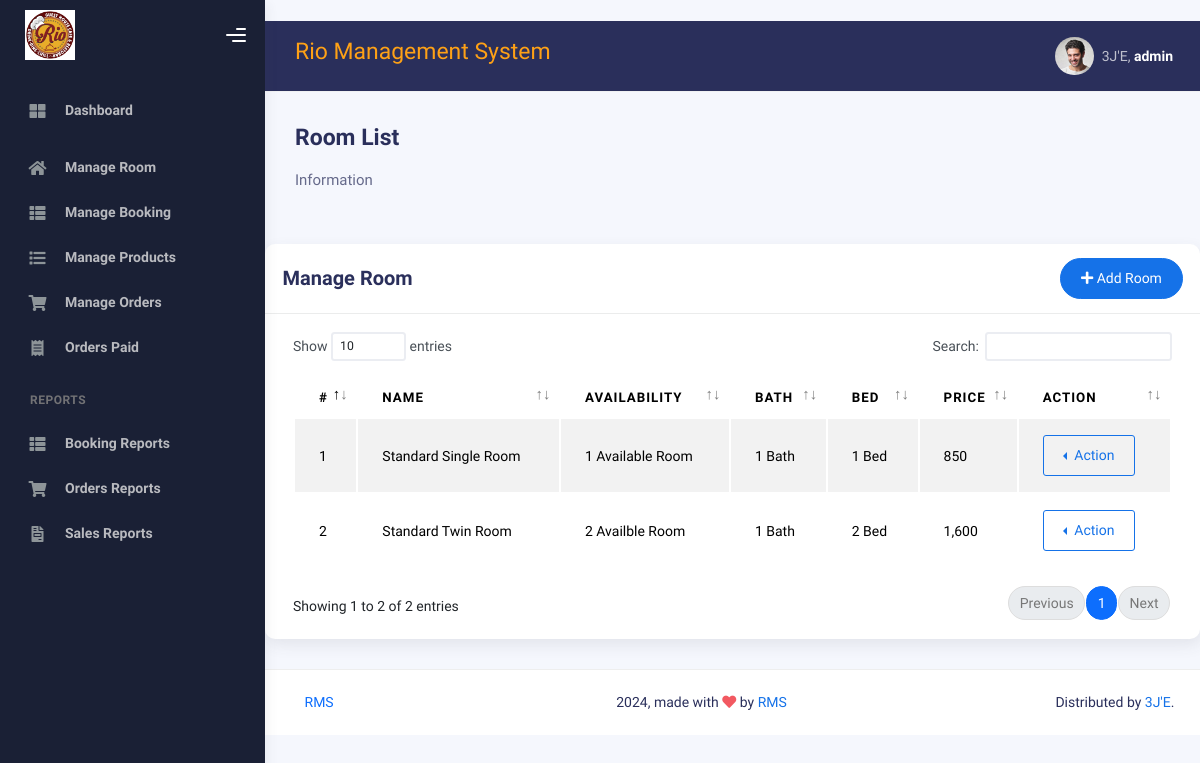
/admin/room.php (signed in), run on the app's committed database.
### tables this page shows
CREATE TABLE `room` (
  `id` int(11) NOT NULL,
  `r_name` varchar(200) NOT NULL,
  `available` varchar(200) NOT NULL,
  `bed` varchar(200) NOT NULL,
  `bath` varchar(200) NOT NULL,
  `price` varchar(200) NOT NULL
);

### admin/room.php (the view, shortened to what this page needs)
<?php
include("config/connect.php");
?>
<!DOCTYPE html>
<html lang="en">
  <head>
    <link rel="stylesheet" href="assets/css/bootstrap.min.css" />
    <link rel="stylesheet" href="assets/css/plugins.min.css" />
    <link rel="stylesheet" href="assets/css/kaiadmin.min.css" />
<link rel="stylesheet" href="assets/css/demo.css" />
  </head>
  <body>
    <div class="wrapper">
      <?php include("include/sidenavigation.php");?>
      <div class="main-panel">
        <?php include("include/header.php");?>
        <div class="container">
          <div class="page-inner">
            <div class="d-flex align-items-left align-items-md-center flex-column flex-md-row pt-2 pb-4">
              <div>
                <h3 class="fw-bold mb-3">Room List</h3>
                <h6 class="op-7 mb-2">Information</h6>
              </div>
              </div>
            </div>
          <div class="row">
              <div class="col-md-12">
                <div class="card">
                  <div class="card-header">
                     <div class="d-flex align-items-center">
                      <h4 class="card-title">Manage Room</h4>
                      <button onclick="location.href='add-room.php'" class="btn btn-primary btn-round ms-auto">
                        <i class="fa fa-plus"></i>
                        Add Room
                      </button>
                    </div>
                  </div>
                  <div class="card-body">
                    <div class="table-responsive">
                      <table
                        id="basic-datatables"
                        class="display table table-striped table-hover" style="width: 100%;">
                        <thead>
                          <tr>
                                        <th>#</th>
                                        <th>Name</th>
                                        <th>Availability</th>
                                        <th>Bath</th>
                                        <th>Bed</th>
                                        <th>Price</th>
                                        <th>Action</th>
                                    </tr>
                                </thead>
                                <tbody>
                                   <?php
                                    $sql = "SELECT id, r_name, available, bath, bed, price FROM room";
                                    $result = $conn->query($sql);
                                    $cnt = 1;
                                    if ($result->num_rows > 0) {
                                    while($row = $result->fetch_assoc()) {
                                    ?>
                <tr>
                    <td><?php echo $cnt; ?></td>
                    <td><?php echo $row['r_name']; ?></td>
                    <td><?php echo $row['available']; ?></td>
                    <td><?php echo $row['bath']; ?></td>
                    <td><?php echo $row['bed']; ?></td>
                    <td><?php echo $row['price']; ?></td>
                    <td>
                        <div class="btn-group dropstart">
                        <button
                          type="button"
                          class="btn btn-primary btn-border dropdown-toggle"
                          data-bs-toggle="dropdown"
                          aria-haspopup="true"
                          aria-expanded="false"
                        >
                          Action
                        </button>
                      </div>
                    </td>
                </tr>
                <?php  $cnt = $cnt+1; } } $conn->close(); ?>
                                </tbody>
                            </table>
                    </div>
                  </div>
                </div>
              </div>
      </div>
 <?php include("include/footer.php");?>
    </div>
</div>
</div>
  </body>
</html>

### admin/include/header.php (shortened to what this page needs)
 <div class="main-header">
          <nav
            class="navbar navbar-header navbar-header-transparent navbar-expand-lg border-bottom" style="background-color: #2a2f5b; color: #FEA116;  font-family: Arial;">
            <div class="container-fluid">
              <nav
                class="navbar navbar-header-left navbar-expand-lg navbar-form nav-search p-0 d-none d-lg-flex"
              >
              <div class="" >
    <h3>Rio Management System</h3>
</div>
              </nav>
              <ul class="navbar-nav topbar-nav ms-md-auto align-items-center">
<?php
            $id=$_SESSION['uname'];
            $sql="select * from admin where uname='$id'";
            $result=mysqli_query($conn,$sql);
            while($row=mysqli_fetch_array($result))
            {
            ?>
                <li class="nav-item topbar-user dropdown hidden-caret">
                  <a
                    class="dropdown-toggle profile-pic"
                    data-bs-toggle="dropdown"
                    href="#"
                    aria-expanded="false"
                  >
                    <div class="avatar-sm">
                      <img
                        src="assets/img/profile.jpg"
                        alt="..."
                        class="avatar-img rounded-circle"
                      />
                    </div>
                    <span class="profile-username" style="color:white;">
                      <span class="op-7">3J'E,</span>
                      <span class="fw-bold"> <?php echo $row['3']; ?></span>
                    </span>
                  </a>
                            <?php } ?>
                </li>
              </ul>
            </div>
          </nav>
        </div>

### data on the page
room: r_name "Standard Single Room", available "1 Available Room", bath "1 Bath", bed "1 Bed", price "850"
room: r_name "Standard Twin Room", available "2 Availble Room", bath "1 Bath", bed "2 Bed", price "1,600"

### other printed values
$row['3'] "admin"
